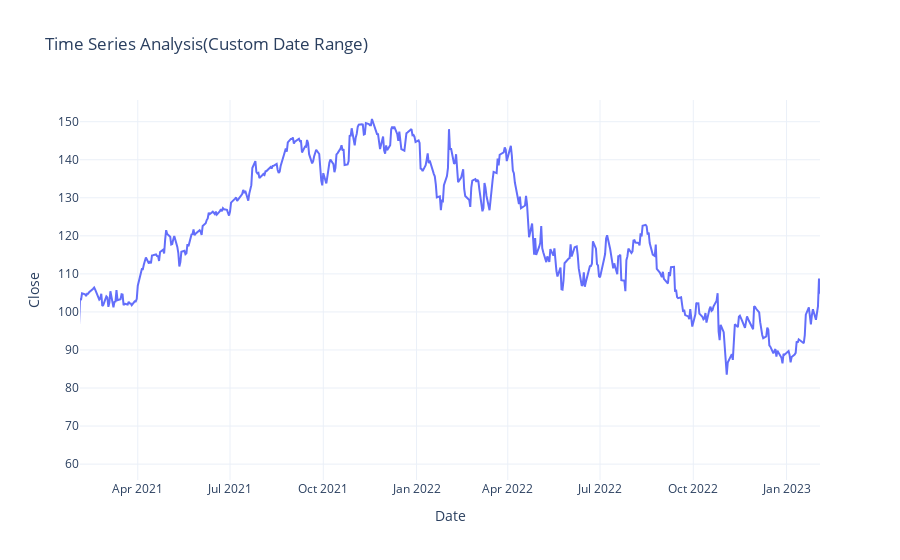

The cell this chart's notebook holds for it:
### Code cell
figure = px.line(df, x = df.index,
                 y = "Close",
                 range_x = ["2021-02-03", "2023-02-03" ],
                 title = "Time Series Analysis(Custom Date Range)")
figure.show()

### Figure 1 — Plotly figure (JSON) as saved in the notebook; plotly's stock layout.template omitted (floating-point values rounded to 4 significant figures; data arrays with more than 128 entries replaced by an {"elided": "..."} marker saying what was removed)
{"data": [{"hovertemplate": "Date=%{x}<br>Close=%{y}<extra></extra>", "legendgroup": "", "line": {"color": "#636efa", "dash": "solid"}, "marker": {"symbol": "circle"}, "mode": "lines", "name": "", "orientation": "v", "showlegend": false, "type": "scatter", "x": {"elided": "746 str values"}, "xaxis": "x", "y": {"elided": "746 float values"}, "yaxis": "y"}], "layout": {"legend": {"tracegroupgap": 0}, "title": {"text": "Time Series Analysis(Custom Date Range)"}, "xaxis": {"anchor": "y", "domain": [0, 1], "range": ["2021-02-03", "2023-02-03"], "title": {"text": "Date"}}, "yaxis": {"anchor": "x", "domain": [0, 1], "title": {"text": "Close"}}}}
